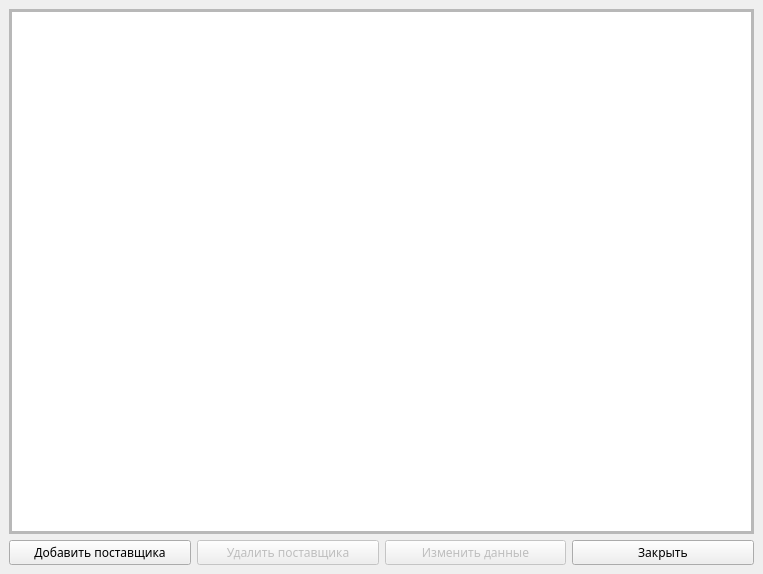
<?xml version="1.0" encoding="UTF-8"?>
<ui version="4.0">
 <class>MainWindow</class>
 <widget class="QMainWindow" name="MainWindow">
  <property name="geometry">
   <rect>
    <x>0</x>
    <y>0</y>
    <width>763</width>
    <height>574</height>
   </rect>
  </property>
  <property name="font">
   <font>
    <family>Gadugi</family>
   </font>
  </property>
  <property name="windowTitle">
   <string>Поставщики</string>
  </property>
  <widget class="QWidget" name="centralwidget">
   <layout class="QVBoxLayout" name="verticalLayout">
    <item>
     <widget class="QScrollArea" name="scrollArea">
      <property name="widgetResizable">
       <bool>true</bool>
      </property>
      <widget class="QWidget" name="scrollAreaItems">
       <property name="geometry">
        <rect>
         <x>0</x>
         <y>0</y>
         <width>743</width>
         <height>523</height>
        </rect>
       </property>
       <layout class="QVBoxLayout" name="verticalLayout_2">
        <property name="spacing">
         <number>0</number>
        </property>
        <property name="leftMargin">
         <number>0</number>
        </property>
        <property name="topMargin">
         <number>0</number>
        </property>
        <property name="rightMargin">
         <number>0</number>
        </property>
        <property name="bottomMargin">
         <number>0</number>
        </property>
        <item>
         <widget class="QScrollArea" name="scrollArea_2">
          <property name="widgetResizable">
           <bool>true</bool>
          </property>
          <widget class="QWidget" name="scrollAreaWidgetContents">
           <property name="geometry">
            <rect>
             <x>0</x>
             <y>0</y>
             <width>741</width>
             <height>521</height>
            </rect>
           </property>
           <layout class="QVBoxLayout" name="verticalLayout_4">
            <property name="spacing">
             <number>0</number>
            </property>
            <property name="leftMargin">
             <number>0</number>
            </property>
            <property name="topMargin">
             <number>0</number>
            </property>
            <property name="rightMargin">
             <number>0</number>
            </property>
            <property name="bottomMargin">
             <number>0</number>
            </property>
            <item>
             <layout class="QVBoxLayout" name="verticalLayout_3">
              <property name="spacing">
               <number>0</number>
              </property>
              <item>
               <widget class="QListWidget" name="suppliersList"/>
              </item>
             </layout>
            </item>
           </layout>
          </widget>
         </widget>
        </item>
       </layout>
      </widget>
     </widget>
    </item>
    <item>
     <layout class="QHBoxLayout" name="horizontalLayout">
      <property name="topMargin">
       <number>0</number>
      </property>
      <item>
       <widget class="QPushButton" name="addSupplierButton">
        <property name="text">
         <string>Добавить поставщика</string>
        </property>
       </widget>
      </item>
      <item>
       <widget class="QPushButton" name="deleteSupplierButton">
        <property name="enabled">
         <bool>false</bool>
        </property>
        <property name="text">
         <string>Удалить поставщика</string>
        </property>
        <property name="checkable">
         <bool>false</bool>
        </property>
        <property name="checked">
         <bool>false</bool>
        </property>
        <property name="autoRepeat">
         <bool>false</bool>
        </property>
        <property name="autoDefault">
         <bool>false</bool>
        </property>
        <property name="default">
         <bool>false</bool>
        </property>
        <property name="flat">
         <bool>false</bool>
        </property>
       </widget>
      </item>
      <item>
       <widget class="QPushButton" name="changeSupplierButton">
        <property name="enabled">
         <bool>false</bool>
        </property>
        <property name="text">
         <string>Изменить данные</string>
        </property>
        <property name="checkable">
         <bool>false</bool>
        </property>
        <property name="checked">
         <bool>false</bool>
        </property>
       </widget>
      </item>
      <item>
       <widget class="QPushButton" name="closeButton">
        <property name="text">
         <string>Закрыть</string>
        </property>
       </widget>
      </item>
     </layout>
    </item>
   </layout>
  </widget>
 </widget>
 <resources/>
 <connections/>
</ui>
